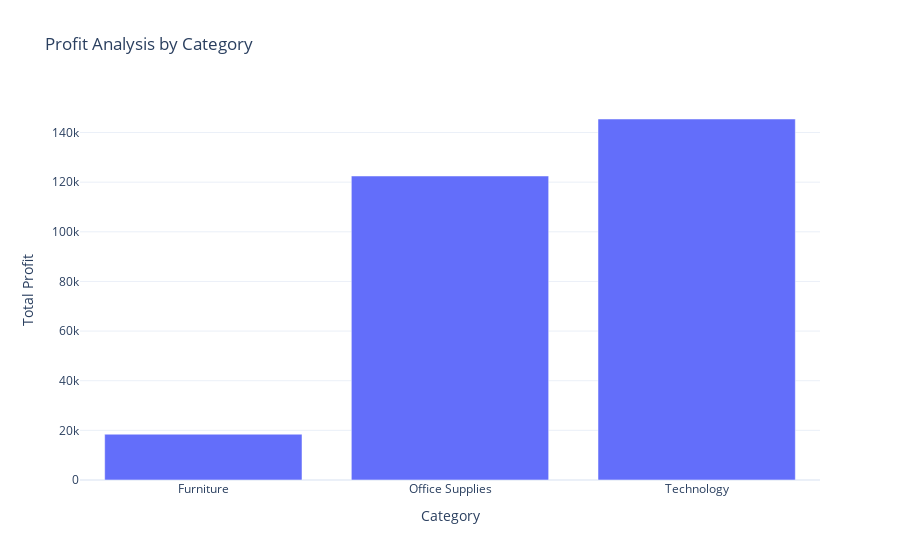

This figure's notebook cell:
### Code cell
#plot profit analysis by category
fig= px.bar(profit_analysis_by_category, x= 'Category', y='Profit', labels= {'Profit': 'Total Profit'}, title= 'Profit Analysis by Category')
fig.show()

### Figure 1 — Plotly figure (JSON) as saved in the notebook; plotly's stock layout.template omitted (floating-point values rounded to 4 significant figures)
{"data": [{"hovertemplate": "Category=%{x}<br>Total Profit=%{y}<extra></extra>", "legendgroup": "", "marker": {"color": "#636efa", "pattern": {"shape": ""}}, "name": "", "orientation": "v", "showlegend": false, "textposition": "auto", "type": "bar", "x": ["Furniture", "Office Supplies", "Technology"], "xaxis": "x", "y": [18450.0, 122500.0, 145500.0], "yaxis": "y"}], "layout": {"barmode": "relative", "legend": {"tracegroupgap": 0}, "title": {"text": "Profit Analysis by Category"}, "xaxis": {"anchor": "y", "domain": [0, 1], "title": {"text": "Category"}}, "yaxis": {"anchor": "x", "domain": [0, 1], "title": {"text": "Total Profit"}}}}
